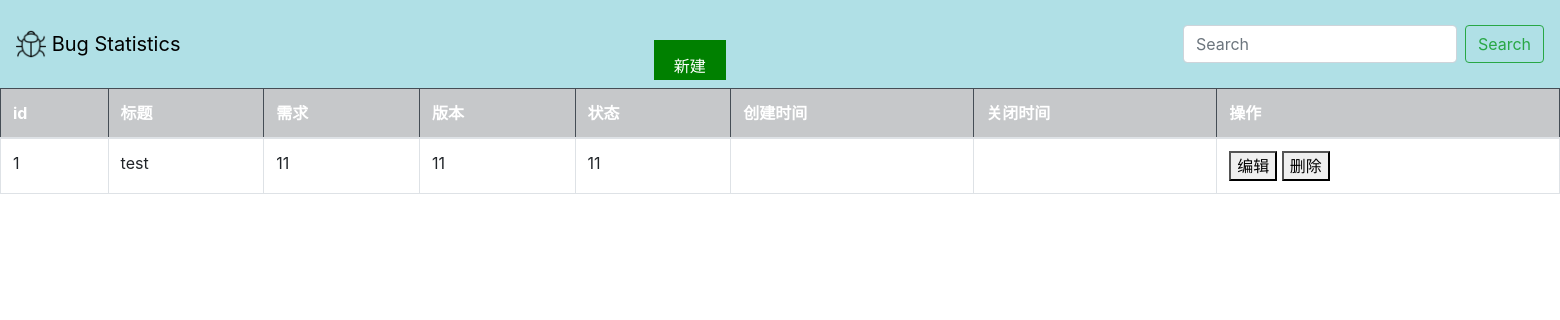
The page /bugstatistics/ on the database as committed earlier.
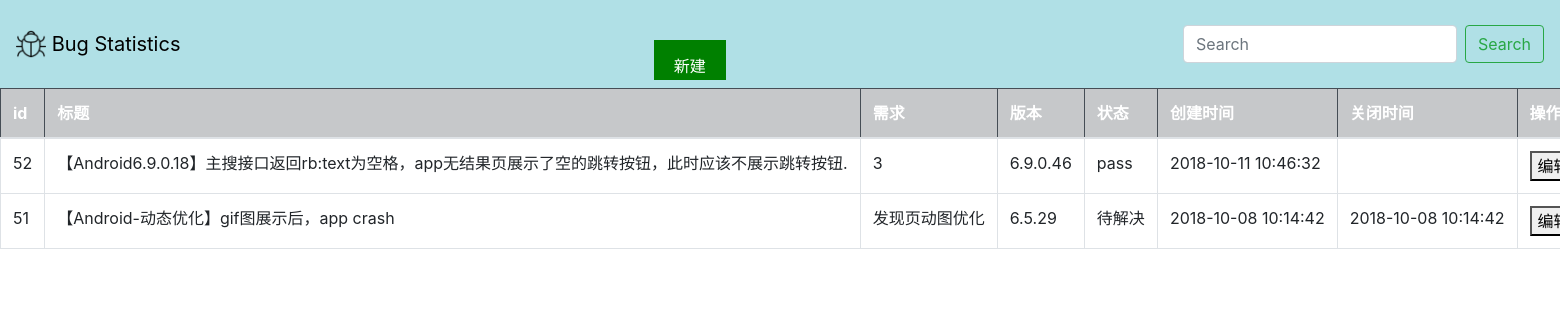
The same page on the database as committed later.
### bugstatistics/models.py (models this page shows)
class BUG(models.Model):
    STATUS_OPTIONS = (
        ('p', 'pass'),
        ('a', 'activated')
    )
    title = models.CharField('bug标题', max_length=1024)
    iteration = models.CharField('需求', max_length=30)
    version = models.CharField('版本', max_length=30)
    status = models.CharField('状态', max_length=30, choices=STATUS_OPTIONS)
    create_time = models.DateTimeField('创建时间', default=timezone.now)
    end_time = models.DateTimeField('关闭时间', blank=True, null=True)

### apptest/views/bugstatistics.py (the view)
# urls.py: path('bugstatistics/', bugstatistics.bugstatistics, name='bugstatistics'),
def bugstatistics(request):
    bug_list = BUG.objects.all().order_by('-id')
    return render(request, 'bugstatistics/index.html', {'bugs': bug_list})

### bugstatistics/templates/bugstatistics/index.html (shortened to what this page needs)
<!DOCTYPE html>
<html lang="en">
<head>
    {% load bootstrap4 %}
    {% bootstrap_css %}
    {% load staticfiles %}
    <link rel="stylesheet" type="text/css" href="{% static "bugstatistics/css/addBug.css" %}">
</head>
<body role="document">
<nav class="navbar navbar-light navbar-fixed-top" style="background-color: powderblue">
    <a class="navbar-brand" style="color: black">
        <img src="{% static "bugstatistics/imgs/bug.ico" %}" width="30" height="30" class="d-inline-block align-top"
             alt="">
        Bug Statistics</a>
    <button class="new-bug" onclick="document.getElementById('add-bug').style.display='block'"
            style="width:auto; height: 40px">新建
    </button>
    <form class="form-inline">
        <input class="form-control mr-sm-2" type="search" placeholder="Search" aria-label="Search">
        <button class="btn btn-outline-success my-2 my-sm-0" type="submit">Search</button>
    </form>
</nav>
<div class="row" style="padding-top: 0px;">
    <div class="container-fluid">
        <table class="table table-bordered table-hover ">
            <thead>
            <tr class="table-dark">
                <th scope="col">id</th>
                <th scope="col">标题</th>
                <th scope="col">需求</th>
                <th scope="col">版本</th>
                <th scope="col">状态</th>
                <th scope="col">创建时间</th>
                <th scope="col">关闭时间</th>
                <th scope="col">操作</th>
            </tr>
            </thead>
            <tbody>
            {% for bug in bugs %}
                <tr scope="row">
                    <td>{{ bug.id }}</td>
                    <td>{{ bug.title }}</td>
                    <td>{{ bug.iteration }}</td>
                    <td>{{ bug.version }}</td>
                    <td class="success">{{ bug.status }}</td>
                    <td>{{ bug.create_time |date:"Y-m-d H:i:s" }}</td>
                    <td>{{ bug.end_time |date:"Y-m-d H:i:s" }}</td>
                    <td>
                        <button>编辑</button>
                        <button>删除</button>
                    </td>
                </tr>
            {% endfor %}
            </tbody>
        </table>
    </div>
</div>
</body>
</html>

### bugstatistics/static/bugstatistics/css/addBug.css (style rules this page uses)
.new-bug { background-color: green; color: white; padding: 14px 20px; margin: 32px 10px 0; border: none; cursor: pointer; width: 100%; }

### bugstatistics/templates/bugstatistics/index.html (style rules this page uses)
td { white-space: nowrap; overflow: hidden; text-overflow: ellipsis; }

Rows that differ between the two databases and show on the page:
removed BUG: id "1", title "test", iteration "11", version "11", status "11"
added BUG: id "52", title "【Android6.9.0.18】主搜接口返回rb:text为空格，app无结果页展示了空的跳转按钮，此时应该不展示跳转按钮.", iteration "3", version "6.9.0.46", status "pass", create_time "2018-10-11 10:46:32"
added BUG: id "51", title "【Android-动态优化】gif图展示后，app crash", iteration "发现页动图优化", version "6.5.29", status "待解决", create_time "2018-10-08 10:14:42", end_time "2018-10-08 10:14:42"
